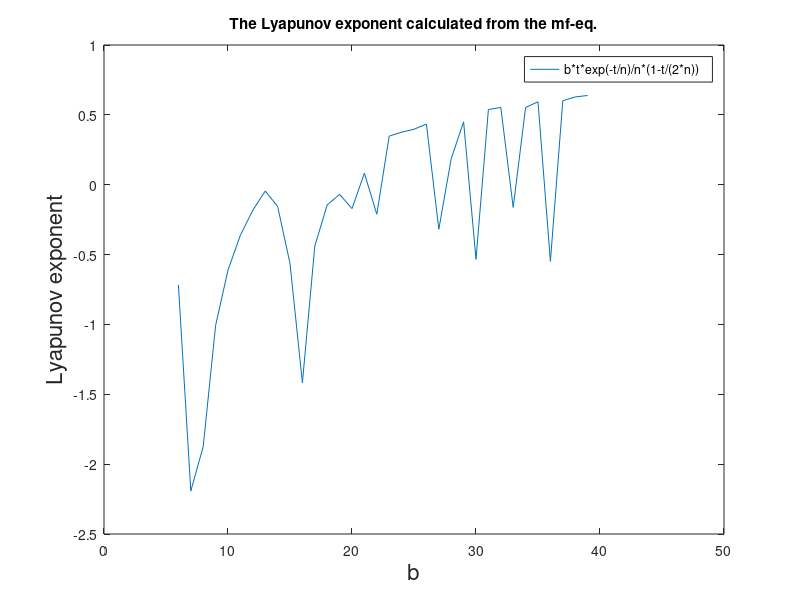

The MATLAB source for this figure: (Note: this script raises an error after producing the figure.)
%This program calculates and plots the lyaponov exponent
close all
clear all

T = 5000;
b = [10 20 30];
n=1000;
lya = zeros(50,1);
p_t = zeros(50, T);
p_tp = zeros(50, T);
for j = 1:50
    b = j;
    p_t(j,1) = 1000;
    p_tp(j,1) = b*1000*exp(-1000/n)/n*(1-1000/(2*n));
    for t = 1:1:T
        p_t(j,t+1) = p_t(j,t)^2*exp(-p_t(j,t)/n)*b/(2*n);
        p_tp(j,t+1) = b*p_t(j,t)*exp(-p_t(j,t)/n)/n*(1-p_t(j,t)/(2*n));
    end
%      plot(1:1:T-1,abs(abs(diff(p_t(j,:)))), 'LineWidth', 2)
%      xlabel('a_t', 'FontSize', 16);
%      ylabel('|a_{t+1}-a_t|', 'Fontsize', 16);
%      titl = ['b = ' num2str(b)];
%      title(titl);
%      legend('|a_{t+1}-a_t|')
%     pause(4)
%     drawnow 
end
%a = p_t-p_tp;

for k = 1:T-1
        lya = lya + 1/T*log(abs(p_tp(:,k)));
end
plot(1:50, lya)
xlabel('b', 'FontSize', 16);
ylabel('Lyapunov exponent', 'FontSize', 16)
title('The Lyapunov exponent calculated from the mf-eq.')
lgd = legend('b*t*exp(-t/n)/n*(1-t/(2*n))')
lgd.FontSize = 14;